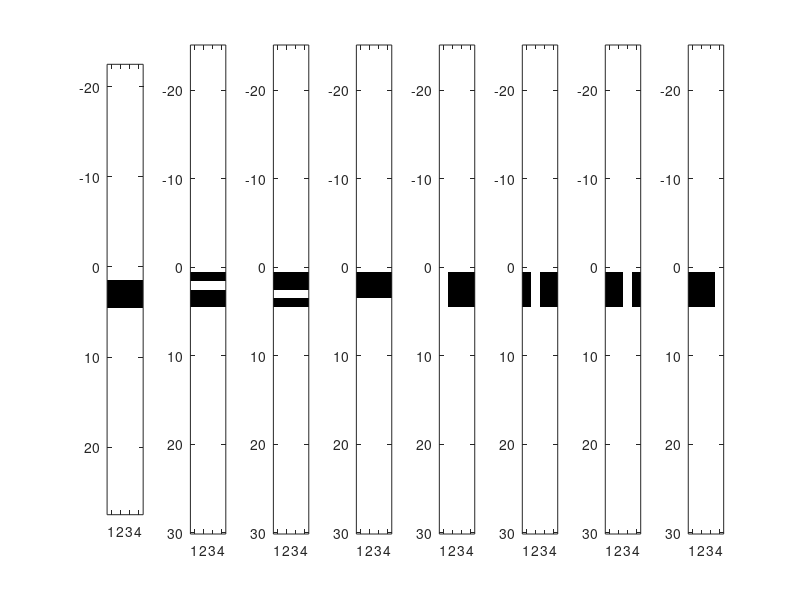

Here is the MATLAB script that generated this plot: (Note: this script raises an error after producing the figure.)
% scripts to generate the data of the graphical example as in the paper: 
% T. L. Griffiths and M. Steyvers. Finding scientific topics. Proceedings of
% the National Academy of Sciences of U.S., 2004.
% 

close all; clear;

% ground truth of topic-specified word distribution,  Phi
% the size of the vocabulary is 16 = 4x4, i.e., each position represent a word
Phi(:,1) = [1 0 0 0 1 0 0 0 1 0 0 0 1 0 0 0]/4;
Phi(:,2) = [0 1 0 0 0 1 0 0 0 1 0 0 0 1 0 0]/4;
Phi(:,3) = [0 0 1 0 0 0 1 0 0 0 1 0 0 0 1 0]/4;
Phi(:,4) = [0 0 0 1 0 0 0 1 0 0 0 1 0 0 0 1]/4;
Phi(:,5) = [1 1 1 1 0 0 0 0 0 0 0 0 0 0 0 0]/4;
Phi(:,6) = [0 0 0 0 1 1 1 1 0 0 0 0 0 0 0 0]/4;
Phi(:,7) = [0 0 0 0 0 0 0 0 1 1 1 1 0 0 0 0]/4;
Phi(:,8) = [0 0 0 0 0 0 0 0 0 0 0 0 1 1 1 1]/4;

% show ground truth of Phi
figure; colormap 'gray'
for i=1:8
    subplot(1,8,i); imagesc(reshape(Phi(:,i), [4 4])); axis equal; axis tight; % axis off;
    %title(['\phi_' num2str(i)])
end;
print('-djpeg', 'Theta_ground_truth.jpg');

% hyperparameter: assume symmetric Dirichlet distribution
alpha = 0.01; 
beta = 1; 

M = 500; % number of document
K = 8; % number of topic
Nd = 100; % number of words in each document
V = 16; % size of the vocabulary

% ground truth of document-specified topic distribution,  Theta
z = zeros(M,Nd);
w = zeros(M,Nd);
for m=1:M
    theta = dirrnd(ones(1,K) * alpha); % draw topic mixture proportion
    for n=1:Nd 
        z(m,n) = find(mnrnd(1,theta)==1); % draw topic for each word
        w(m,n) = find(mnrnd(1,reshape(Phi(:,z(m,n)),[1 V]))==1); % draw word
    end;
    word_hist(:,:,m) = reshape(hist(w(m,:),16), [4 4]);
    %Docs_words = (m,:) = hist2elem(Docs(:,:,m));
    Theta(m,:) = theta;
end;

% show exmple documents
figure; colormap 'gray'
for i=1:25
    subplot(5,5,i); 
    imagesc(word_hist(:,:,i)); axis equal; axis tight; axis off;
end;
print('-djpeg', 'example_documents.jpg');

save('demo_data.mat','word_hist','w','z','Theta','Phi','K', 'alpha','beta');
